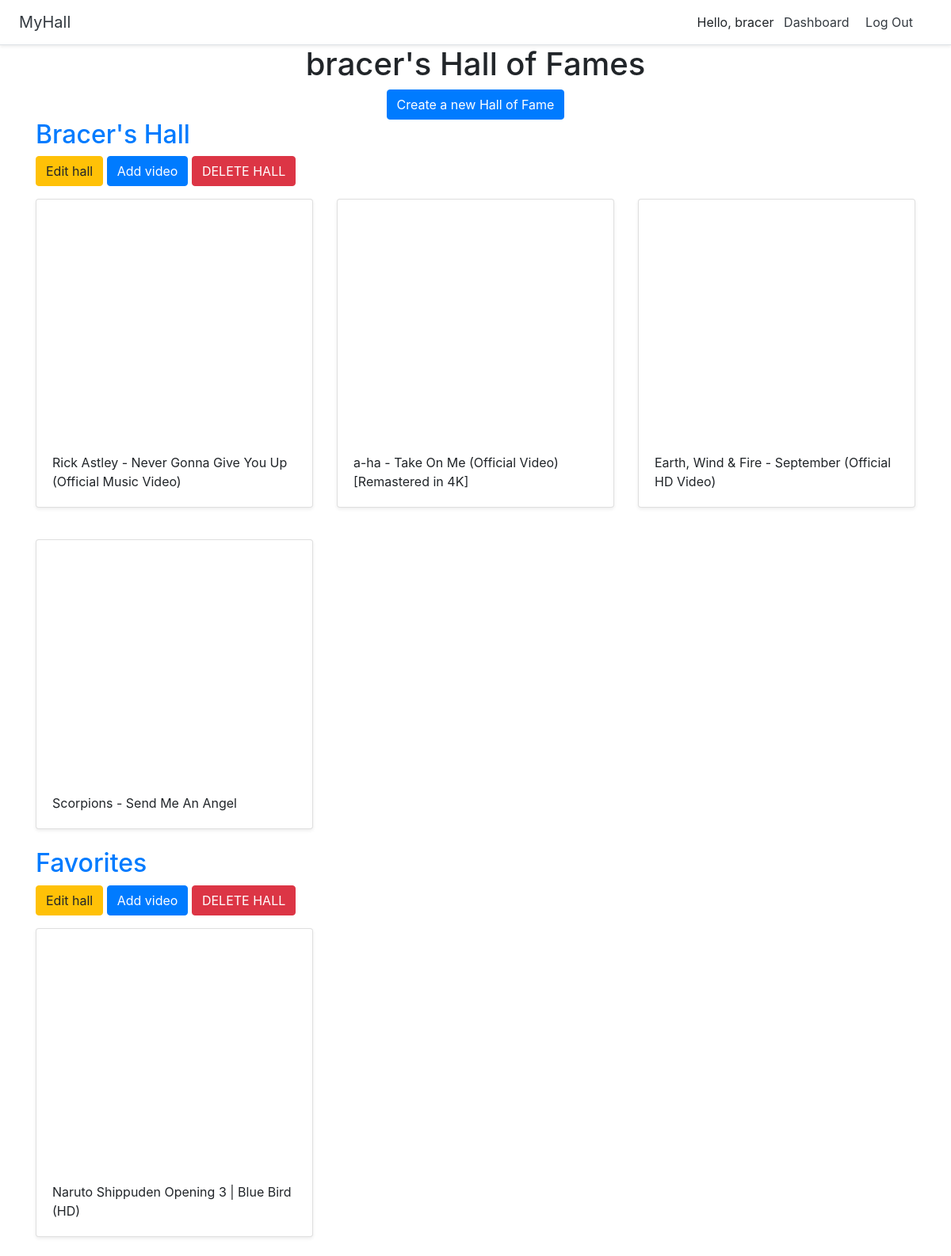
Screenshot of /dashboard (signed in) with the database file from the repository.
### core/models.py (models this page shows)
class Hall(models.Model):
    title = models.CharField(max_length=255)
    user = models.ForeignKey(User, on_delete=models.CASCADE)

class Video(models.Model):
    title = models.CharField(max_length=255)
    url = models.URLField()
    youtube_id = models.CharField(max_length=255)
    hall = models.ForeignKey(Hall, on_delete=models.CASCADE)

### core/views.py (the view)
# urls.py: path("dashboard", dashboard, name="dashboard"),
@login_required
def dashboard(request):
    halls = Hall.objects.filter(user=request.user)
    return render(request, 'dashboard/dashboard.html', {"halls":halls})

### core/templates/dashboard/dashboard.html
{% extends 'base.html' %}
{% load static %}
{% block content %}
    {% include 'dashboard/body_dashboard.html' %}
{% endblock %}

### core/templates/base.html (shortened to what this page needs)
{% load static %}
<!DOCTYPE html>
<html lang="pt-br">
    <head>
        <link rel="stylesheet" href="https://stackpath.bootstrapcdn.com/bootstrap/4.2.1/css/bootstrap.min.css">
        <link rel="stylesheet" href="{% static 'custom.css' %}">
    </head>
    <body>
        <div class="d-flex flex-column flex-md-row align-items-center p-3 px-md-4 bg-white border-bottom shadow-sm">
            <h5 class="my-0 mr-md-auto font-weight-normal"><a href="{% url 'home' %}" class="text-dark">MyHall</a></h5>
            <nav class="my-2 my-md-0 mr-md-3">
              {% if user.is_authenticated %}
              <a>Hello, {{ user }}</a>
              <a class="p-2 text-dark" href="{% url 'dashboard' %}">Dashboard</a>
              <a class="p-2 text-dark" href="{% url 'logout' %}">Log Out</a>
              {% else %}
              <a class="p-2 text-dark" href="{% url 'login' %}">Log In</a>
              {% endif %}
            </nav>
        </div>
        {% block content %}
        {% endblock %}
    </body>
</html>

### core/templates/dashboard/body_dashboard.html
<div class="container">
    <div class="text-center">
        <h1>{{ user.username }}'s Hall of Fames</h1>
        <a href="{% url 'create_hall' %}" class="btn btn-primary">Create a new Hall of Fame</a>
    </div>
    {% for hall in halls %}
        {% if user.id == hall.user.id %}
            {% if not hall.video_set.all %}
                <h2><a href="{% url 'detail_hall' hall.id %}">{{ hall.title }}</a></h2>
                <p>You have no videos here yet!</p>
                <a href="{% url 'update_hall' hall.id %}" class="btn btn-warning">Edit hall</a>
                <a href="{% url 'add_video' hall.id %}" class="btn btn-primary">Add your first video!</a>
                <a href="{% url 'delete_hall' hall.id %}" class="btn btn-danger">DELETE HALL</a>
                <br>
                <br>
                {% else %}
                <h2><a href="{% url 'detail_hall' hall.id %}">{{ hall.title }}</a></h2>
                <a href="{% url 'update_hall' hall.id %}" class="btn btn-warning">Edit hall</a>
                <a href="{% url 'add_video' hall.id %}" class="btn btn-primary">Add video</a>
                <a href="{% url 'delete_hall' hall.id %}" class="btn btn-danger">DELETE HALL</a>
            {% endif %}
        {% endif %}
    <div class="row">
        {% for video in hall.video_set.all %}
            <div class="col-md-4 mt-3">
                <div class="card mb-4 shadow-sm">
                    <iframe width="100%" height="300" src="https://www.youtube.com/embed/{{ video.youtube_id }}"
                        frameborder="0"
                        allow="accelerometer; autoplay; clipboard-write; encrypted-media; gyroscope; picture-in-picture"
                        allowfullscreen></iframe>
                    <div class="card-body">
                        <p class="card-text">{{ video.title }}</p>
                    </div>
                </div>
            </div>
        {% endfor %}
    </div>
    {% endfor %}
</div>

### rows the page displays
Hall: title "Bracer's Hall"
Video: title "Rick Astley - Never Gonna Give You Up (Official Music Video)"
Video: title "a-ha - Take On Me (Official Video) [Remastered in 4K]"
Video: title "Earth, Wind & Fire - September (Official HD Video)"
Video: title "Scorpions - Send Me An Angel"
Hall: title "Favorites"
Video: title "Naruto Shippuden Opening 3 | Blue Bird (HD)"

### other values shown
{{ user }} "bracer"
{{ user.username }} "bracer"
